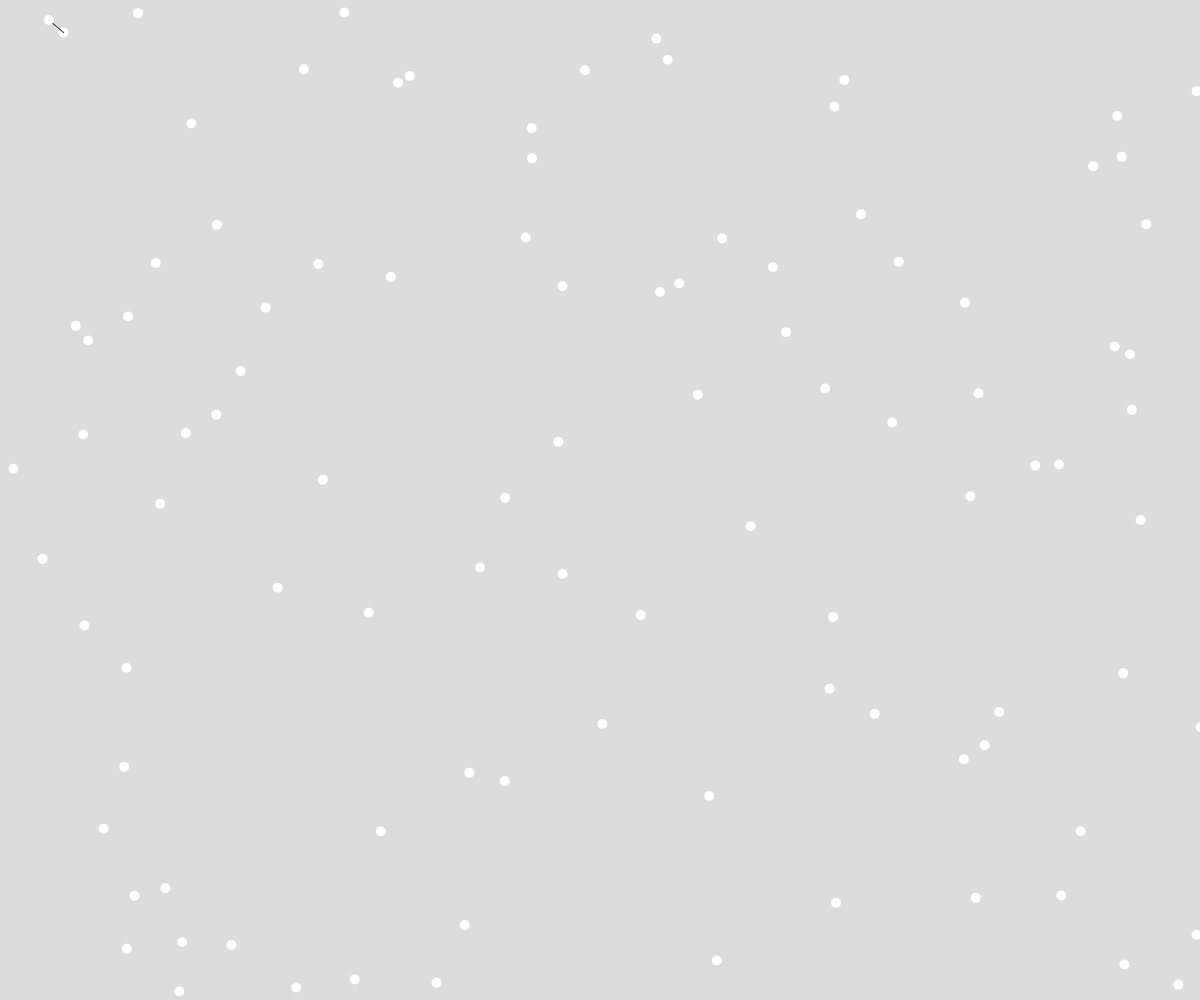
Frame 1 (no input)
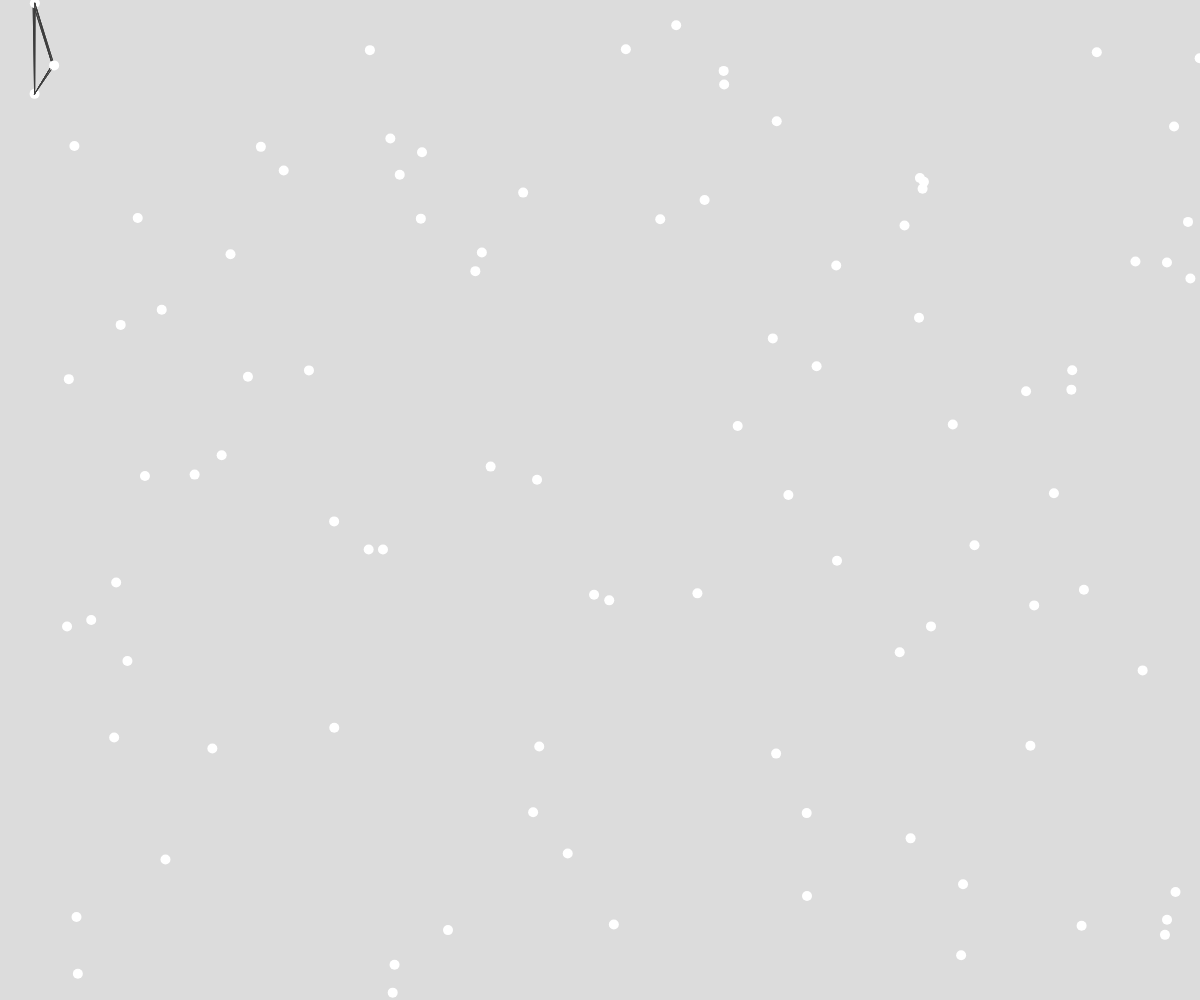
Frame 60 (no input)
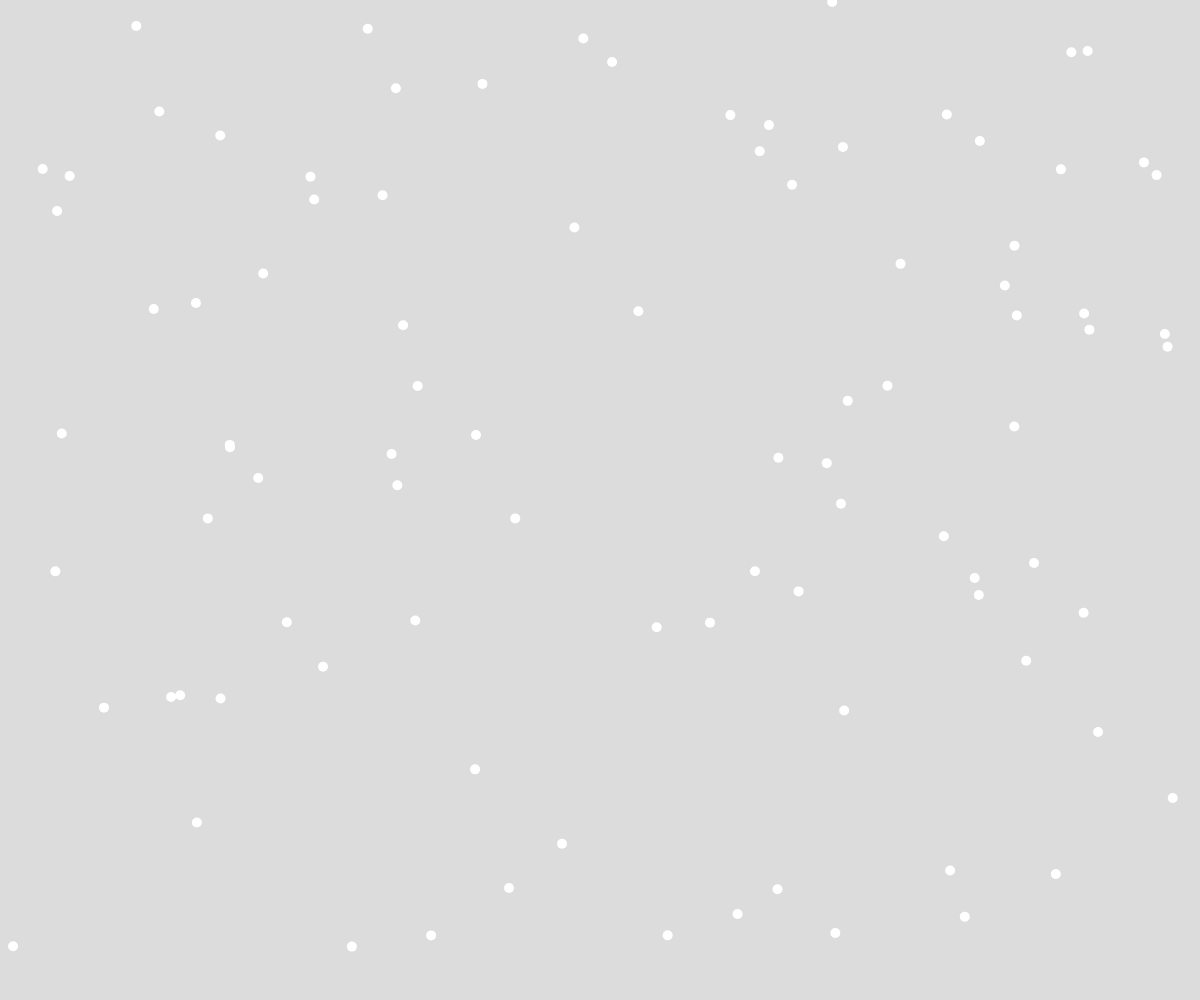
Frame 120 (the mouse pressed at the canvas centre since frame 60)

The p5.js sketch that drew these frames (run headless with seeded random() and noise() and a simulated clock; from frame 60 on, the mouse is pressed at the canvas centre):

// p5.js sketch
// ── sketch.js
let particleInstances = [];
let nearbyParticles =[];
let index;
function preload(){
    for(let i =0; i<100;i++){
        
        particleInstances.push(new Particle());
        
    }
   
}



function setup() {
    createCanvas(windowWidth, windowHeight);
  }
  

  function draw() {
    background(220);
    for (const instance of particleInstances) {
        
        instance.move();
        if(abs(instance.x-mouseX)<100 && abs(instance.y-mouseY)<100 ){
            stroke(60);
            //line(instance.x, instance.y, mouseX, mouseY);
            if(!nearbyParticles.includes(instance)){
                nearbyParticles.push(instance);
            }
        }else {
            if(nearbyParticles.includes(instance)){
            index = nearbyParticles.indexOf(instance);
            nearbyParticles.splice(index, 1);
            }
        }
        for (const elm of nearbyParticles) {
            for (const elm2 of nearbyParticles) {
                line(elm.x, elm.y, elm2.x, elm2.y);  
            }
        }
        instance.show();

    }
    
  }


  class Particle{
      constructor(){
          this.x= random(10,windowWidth);
          this.y= random(10,windowHeight);
          this.r=10;
          this.xSpeed=random(-2,2);
          this.ySpeed=random(-2,2);
      }

      show(){
        noStroke();
          ellipse(this.x,this.y,this.r);
      }
      move(){
          if(this.x>windowWidth||this.x<0)
          this.xSpeed=-this.xSpeed;

          if(this.y>windowWidth||this.y<0)
          this.ySpeed=-this.ySpeed;

          this.x+=this.xSpeed;
          this.y+=this.ySpeed;
      }

  }
